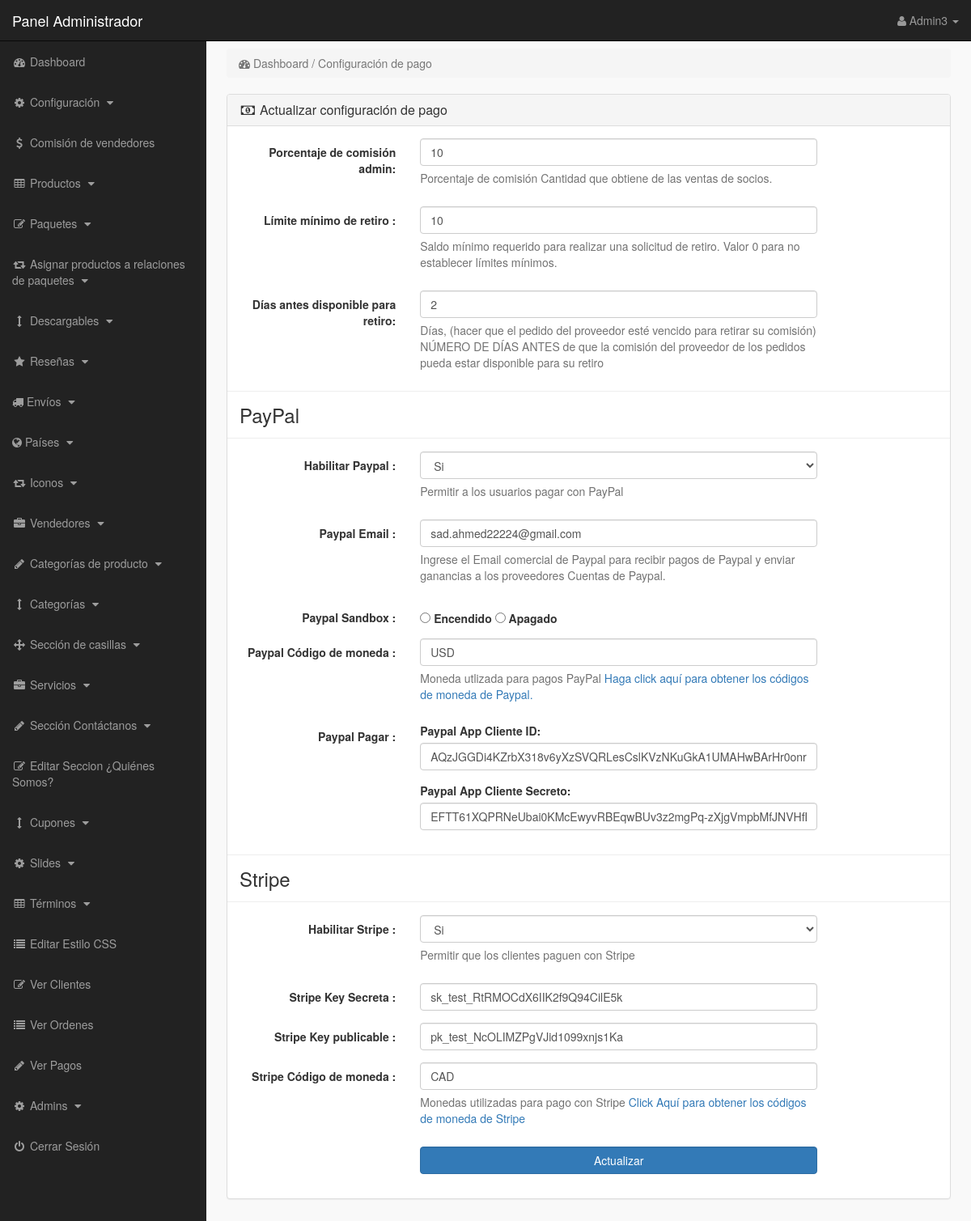
/admin_area/index.php?payment_settings (signed in), run on an earlier commit of the app's database.
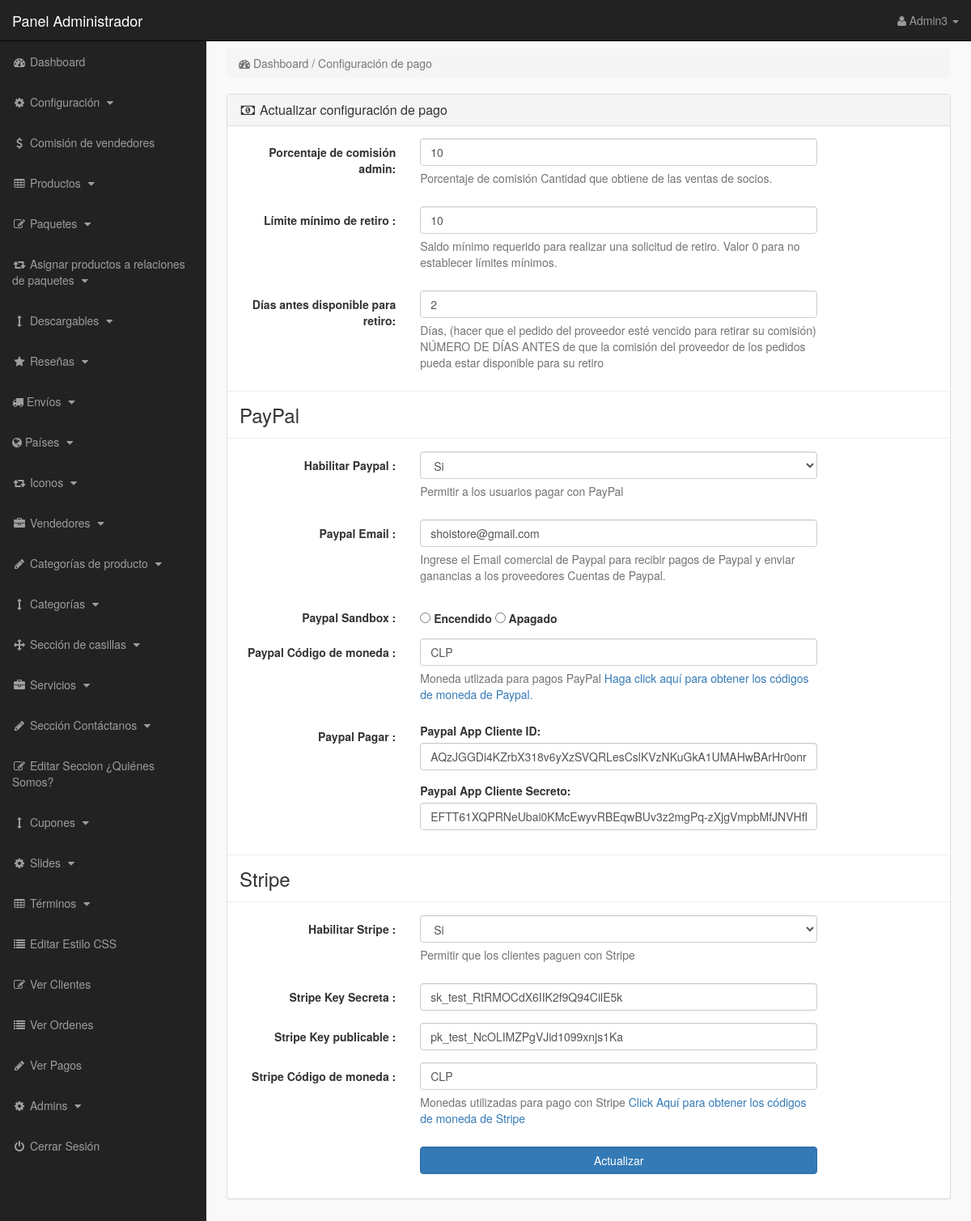
And on a later commit of the database.
### tables this page shows
CREATE TABLE `payment_settings` (
  `id` int(10) NOT NULL,
  `commission_percentage` int(10) NOT NULL,
  `minimum_withdraw_limit` int(10) NOT NULL,
  `days_before_withdraw` int(10) NOT NULL,
  `enable_paypal` text NOT NULL,
  `paypal_email` text NOT NULL,
  `paypal_sandbox` text NOT NULL,
  `paypal_currency_code` text NOT NULL,
  `paypal_app_client_id` text NOT NULL,
  `paypal_app_client_secret` text NOT NULL,
  `enable_stripe` text NOT NULL,
  `stripe_secret_key` text NOT NULL,
  `stripe_publishable_key` text NOT NULL,
  `stripe_currency_code` text NOT NULL
);

### admin_area/payment_settings.php (the view, shortened to what this page needs)
<?php
if(!isset($_SESSION['admin_email'])){
echo "<script>window.open('login.php','_self')</script>";
}
else {
$select_payment_settings = "select * from payment_settings";
$run_payment_settings = mysqli_query($con,$select_payment_settings);
$row_payment_settings = mysqli_fetch_array($run_payment_settings);
$commission_percentage = $row_payment_settings["commission_percentage"];
$minimum_withdraw_limit = $row_payment_settings["minimum_withdraw_limit"];
$days_before_withdraw = $row_payment_settings["days_before_withdraw"];
$enable_paypal = $row_payment_settings['enable_paypal'];
$paypal_email = $row_payment_settings['paypal_email'];
$paypal_sandbox = $row_payment_settings['paypal_sandbox'];
$paypal_currency_code = $row_payment_settings['paypal_currency_code'];
$paypal_app_client_id = $row_payment_settings['paypal_app_client_id'];
$paypal_app_client_secret = $row_payment_settings['paypal_app_client_secret'];
$enable_stripe = $row_payment_settings['enable_stripe'];
$stripe_secret_key = $row_payment_settings['stripe_secret_key'];
$stripe_publishable_key = $row_payment_settings['stripe_publishable_key'];
$stripe_currency_code = $row_payment_settings['stripe_currency_code'];
?>
<div class="row">
<div class="col-lg-12">
<ol class="breadcrumb">
<li class="active">
<i class="fa fa-dashboard"></i> Dashboard / Configuración de pago
</li>
</ol>
</div>
</div>
<div class="row">
<div class="col-lg-12">
<div class="panel panel-default">
<div class="panel-heading">
<h3 class="panel-title">
<i class="fa fa-money fa-fw"></i> Actualizar configuración de pago
</h3>
</div>
<div class="panel-body">
<form class="form-horizontal payment-settings" method="post">
<div class="form-group">
<label class="col-md-3 control-label"> Porcentaje de comisión admin: </label>
<div class="col-md-7">
<input type="text" name="commission_percentage" class="form-control" value="<?php echo $commission_percentage; ?>" required>
<span id="helpBlock" class="help-block">
Porcentaje de comisión Cantidad que obtiene de las ventas de socios.
</span>
</div>
</div>
<div class="form-group">
<label class="col-md-3 control-label"> Límite mínimo de retiro : </label>
<div class="col-md-7">
<input type="text" name="minimum_withdraw_limit" class="form-control" value="<?php echo $minimum_withdraw_limit; ?>" required>
<span id="helpBlock" class="help-block">
Saldo mínimo requerido para realizar una solicitud de retiro. Valor 0 para no establecer límites mínimos.
</span>
</div>
</div>
<div class="form-group">
<label class="col-md-3 control-label"> Días antes disponible para retiro: </label>
<div class="col-md-7">
<input type="text" name="days_before_withdraw" class="form-control" value="<?php echo $days_before_withdraw; ?>" required>
<span id="helpBlock" class="help-block">
Días, (hacer que el pedido del proveedor esté vencido para retirar su comisión) <br>
NÚMERO DE DÍAS ANTES de que la comisión del proveedor de los pedidos pueda estar disponible para su retiro
</span>
</div>
</div>
<hr>
<h3>PayPal</h3>
<hr>
<div class="form-group">
<label class="col-md-3 control-label"> Habilitar Paypal : </label>
<div class="col-md-7">
<select name="enable_paypal" class="form-control">
<option value="1" <?php if($enable_paypal == 1){ echo "selected"; } ?>> Si </option>
</select>
<span id="helpBlock" class="help-block">
Permitir a los usuarios pagar con PayPal
</span>
</div>
</div>
<div class="form-group">
<label class="col-md-3 control-label"> Paypal Email : </label>
<div class="col-md-7">
<input type="text" name="paypal_email" class="form-control" value="<?php echo $paypal_email; ?>">
<span id="helpBlock" class="help-block">
Ingrese el Email comercial de Paypal para recibir pagos de Paypal y enviar ganancias a los proveedores Cuentas de Paypal.
</span>
</div>
</div>
<div class="form-group">
<label class="col-md-3 control-label"> Paypal Sandbox : </label>
<div class="col-md-7">
<label class="control-label">
<input type="radio" name="paypal_sandbox" value="1" <?php if($paypal_sandbox == 1){ echo "checked"; } ?> required> Encendido
</label>
<label class="control-label">
<input type="radio" name="paypal_sandbox" value="0" <?php if($paypal_sandbox == 0){ echo "checked"; } ?> required> Apagado
</label>
</div>
</div>
<div class="form-group">
<label class="col-md-3 control-label"> Paypal Código de moneda : </label>
<div class="col-md-7">
<input type="text" name="paypal_currency_code" class="form-control" value="<?php echo $paypal_currency_code; ?>">
<span id="helpBlock" class="help-block">
Moneda utlizada para pagos PayPal <a href="https://developer.paypal.com/docs/classic/api/currency_codes/" target="_blank">Haga click aquí para obtener los códigos de moneda de Paypal.</a>
</span>
</div>
</div>
<div class="form-group">
<label class="col-md-3 control-label"> Paypal Pagar : </label>
<div class="col-md-7">
<div class="form-group">
<label> Paypal App Cliente ID: </label>
<input type="text" name="paypal_app_client_id" class="form-control" value="<?php echo $paypal_app_client_id; ?>" required>
</div>
<div class="form-group">
<label> Paypal App Cliente Secreto: </label>
<input type="text" name="paypal_app_client_secret" class="form-control" value="<?php echo $paypal_app_client_secret; ?>" required>
</div>
</div>
</div>
<hr>
<h3>Stripe</h3>
<hr>
<div class="form-group">
<label class="col-md-3 control-label"> Habilitar Stripe : </label>
<div class="col-md-7">
<select name="enable_stripe" class="form-control">
<option value="yes" <?php if($enable_stripe == "yes"){ echo "selected"; } ?>> Si </option>
</select>
<span id="helpBlock" class="help-block">
Permitir que los clientes paguen con Stripe
</span>
</div>
</div>
<div class="form-group">
<label class="col-md-3 control-label"> Stripe Key Secreta : </label>
<div class="col-md-7">
<input type="text" name="stripe_secret_key" class="form-control" value="<?php echo $stripe_secret_key; ?>">
</div>
</div>
<div class="form-group">
<label class="col-md-3 control-label"> Stripe Key publicable : </label>
<div class="col-md-7">
<input type="text" name="stripe_publishable_key" class="form-control" value="<?php echo $stripe_publishable_key; ?>">
</div>
</div>
<div class="form-group">
<label class="col-md-3 control-label"> Stripe Código de moneda : </label>
<div class="col-md-7">
<input type="text" name="stripe_currency_code" class="form-control" value="<?php echo $stripe_currency_code; ?>">
<span id="helpBlock" class="help-block">
Monedas utilizadas para pago con Stripe <a href="https://stripe.com/docs/currencies" target="_blank"> Click Aquí para obtener los códigos de moneda de Stripe </a>
</span>
</div>
</div>
<div class="form-group">
<label class="col-md-3 control-label"></label>
<div class="col-md-7">
<input type="submit" name="update_payment_settings" class="btn btn-primary form-control" value="Actualizar">
</div>
</div>
</form>
</div>
</div>
</div>
</div>
<?php } ?>

### admin_area/index.php (shortened to what this page needs)
<?php
include("includes/db.php");
if(!isset($_SESSION['admin_email'])){
echo "<script>window.open('login.php','_self')</script>";
}
else {
$admin_session = $_SESSION['admin_email'];
$get_admin = "select * from admins where admin_email='$admin_session'";
$run_admin = mysqli_query($con,$get_admin);
$row_admin = mysqli_fetch_array($run_admin);
$admin_name = $row_admin['admin_name'];
?>
<!DOCTYPE html>
<html>
<head>
<link href="css/bootstrap.min.css" rel="stylesheet">
<link href="css/style.css" rel="stylesheet">
<link href="font-awesome/css/font-awesome.min.css" rel="stylesheet">
</head>
<body>
<div id="wrapper">
<?php include("includes/sidebar.php");  ?>
<div id="page-wrapper">
<div class="container-fluid">
<?php
if(isset($_GET['payment_settings'])){
include("payment_settings.php");
}
?>
</div>
</div>
</div>
</body>
</html>
<?php } ?>

### admin_area/includes/sidebar.php (shortened to what this page needs)
<?php
if(!isset($_SESSION['admin_email'])){
echo "<script>window.open('login.php','_self')</script>";
}
else {
?>
<nav class="navbar navbar-inverse navbar-fixed-top">
<div class="navbar-header" >
<a class="navbar-brand" href="index.php?dashboard" >Panel Administrador</a>
</div>
<ul class="nav navbar-right top-nav" >
<li class="dropdown" >
<a href="#" class="dropdown-toggle" data-toggle="dropdown" >
<i class="fa fa-user" ></i>
<?php echo $admin_name; ?> <b class="caret" ></b>
</a>
</li>
</ul>
<div class="collapse navbar-collapse navbar-ex1-collapse">
<ul class="nav navbar-nav side-nav">
<li>
<a href="index.php?dashboard">
<i class="fa fa-fw fa-dashboard"></i> Dashboard
</a>
</li>
<li>
<a href="#" data-toggle="collapse" data-target="#settings">
<i class="fa fa-fw fa-cog"></i> Configuración
<i class="fa fa-fw fa-caret-down"></i>
</a>
</li>
<li>
<a href="index.php?vendors_commissions">
<i class="fa fa-fw fa-usd"></i> Comisión de vendedores
</a>
</li>
<li>
<a href="#" data-toggle="collapse" data-target="#products">
<i class="fa fa-fw fa-table"></i> Productos
<i class="fa fa-fw fa-caret-down"></i>
</a>
</li>
<li>
<a href="#" data-toggle="collapse" data-target="#bundles">
<i class="fa fa-fw fa-edit"></i> Paquetes
<i class="fa fa-fw fa-caret-down"></i>
</a>
</li>
<li>
<a href="#" data-toggle="collapse" data-target="#relations">
<i class="fa fa-fw fa-retweet"></i> Asignar productos a relaciones de paquetes
<i class="fa fa-fw fa-caret-down"></i>
</a>
</li>
<li>
<a href="#" data-toggle="collapse" data-target="#downloads">
<i class="fa fa-fw fa-arrows-v"></i> Descargables
<i class="fa fa-fw fa-caret-down"></i>
</a>
</li>
<li>
<a href="#" data-toggle="collapse" data-target="#reviews">
<i class="fa fa-fw fa-star"></i> Reseñas
<i class="fa fa-fw fa-caret-down"></i>
</a>
</li>
<li>
<a href="#" data-toggle="collapse" data-target="#shipping_zones">
<i class="fa fa-truck" aria-hidden="true"></i> Envíos
<i class="fa fa-fw fa-caret-down" ></i>
</a>
</li>
<li>
<a href="#" data-toggle="collapse" data-target="#countries">
<i class="fa fa-globe" aria-hidden="true"></i> Países
<i class="fa fa-fw fa-caret-down" ></i>
</a>
</li>
<li>
<a href="#" data-toggle="collapse" data-target="#icons">
<i class="fa fa-fw fa-retweet"> </i> Iconos
<i class="fa fa-fw fa-caret-down" ></i>
</a>
</li>
<li>
<a href="#" data-toggle="collapse" data-target="#manufacturers">
<i class="fa fa-fw fa-briefcase"></i> Vendedores
<i class="fa fa-fw fa-caret-down"></i>
</a>
</li>
<li>
<a href="#" data-toggle="collapse" data-target="#p_cat">
<i class="fa fa-fw fa-pencil"></i> Categorías de producto
<i class="fa fa-fw fa-caret-down"></i>
</a>
</li>
<li>
<a href="#" data-toggle="collapse" data-target="#cat">
<i class="fa fa-fw fa-arrows-v"></i> Categorías
<i class="fa fa-fw fa-caret-down"></i>
</a>
</li>
<li>
<a href="#" data-toggle="collapse" data-target="#boxes">
<i class="fa fa-fw fa-arrows"></i> Sección de casillas
<i class="fa fa-fw fa-caret-down"></i>
</a>
</li>
<li>
<a href="#" data-toggle="collapse" data-target="#services">
<i class="fa fa-fw fa-briefcase"></i> Servicios
<i class="fa fa-fw fa-caret-down"></i>
</a>
</li>
<li>
<a href="#" data-toggle="collapse" data-target="#contact_us">
<i class="fa fa-fw fa-pencil"> </i> Sección Contáctanos
<i class="fa fa-fw fa-caret-down"></i>
</a>
</li>
<li>
<a href="index.php?edit_about_us">
<i class="fa fa-fw fa-edit"></i> Editar Seccion ¿Quiénes Somos?
</a>
</li>
<li>
<a href="#" data-toggle="collapse" data-target="#coupons">
<i class="fa fa-fw fa-arrows-v"></i> Cupones
<i class="fa fa-fw fa-caret-down"></i>
</a>
</li>
<li>
<a href="#" data-toggle="collapse" data-target="#slides">
<i class="fa fa-fw fa-gear"></i> Slides
<i class="fa fa-fw fa-caret-down"></i>
</a>
</li>
<li>
<a href="#" data-toggle="collapse" data-target="#terms" >
<i class="fa fa-fw fa-table"></i> Términos
<i class="fa fa-fw fa-caret-down"></i>
</a>
</li>
<li>
<a href="index.php?edit_css">
<i class="fa fa-fw fa-list"></i> Editar Estilo CSS
</a>
</li>
<li>
<a href="index.php?view_customers">
<i class="fa fa-fw fa-edit"></i> Ver Clientes
</a>
</li>
<li>
<a href="index.php?view_orders">
<i class="fa fa-fw fa-list"></i> Ver Ordenes
</a>
</li>
<li>
<a href="index.php?view_payments">
<i class="fa fa-fw fa-pencil"></i> Ver Pagos
</a>
</li>
<li>
<a href="#" data-toggle="collapse" data-target="#users">
<i class="fa fa-fw fa-gear"></i> Admins
<i class="fa fa-fw fa-caret-down"></i>
</a>
</li>
<li>
<a href="logout.php">
<i class="fa fa-fw fa-power-off"></i> Cerrar Sesión
</a>
</li>
</ul>
</div>
</nav>
<?php } ?>

### admin_area/css/style.css (style rules this page uses)
body { margin-top:100px; }
@media (min-width: 768px) { body { margin-top:50px; } }
#wrapper { padding-left:0; }
#page-wrapper { width:100%; padding:0; background-color:#F9F9F9; }
@media (min-width: 768px) { #wrapper { padding-left:255px; } }
@media (min-width: 768px) { #page-wrapper { padding:10px; } }
.top-nav { padding:0 15px; }
.top-nav>li { display:inline-block; float:left; }
.top-nav>li>a { padding-top:15px; padding-bottom:15px; line-height:20px; color:#999; }
@media (min-width: 768px) { .side-nav { position:fixed; top:51px; width:255px; border-radius:0; overflow-y:auto; background-color: #222; bottom:0; overflow-x:hidden; padding-bottom:40px; } }
@media (min-width: 768px) { .side-nav>li>a { width:255px; } }
.panel-body { border-radius:5px; }
hr { border:0; height: 1px; margin: 22px 0 22px 0; }
.payment-settings .form-group .col-md-7 .form-group { margin-right: 0px; margin-left: 0px; }
.payment-settings h3 { margin:0px; padding:0px; }
.payment-settings hr { border-top: 1px solid #eee; margin-left:-15px; margin-right:-15px; margin-top: 15px; margin-bottom: 15px; }

What changed in the data, as far as the page shows it:
changed payment_settings "☐ Encendido": paypal_email "sad.ahmed22224@gmail.com" → "shoistore@gmail.com"; paypal_currency_code "USD" → "CLP"; stripe_currency_code "CAD" → "CLP"
